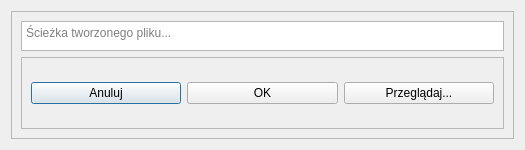
<?xml version="1.0" encoding="UTF-8"?>
<ui version="4.0">
 <class>QDialogImportBrowser</class>
 <widget class="QDialog" name="QDialogImportBrowser">
  <property name="geometry">
   <rect>
    <x>0</x>
    <y>0</y>
    <width>525</width>
    <height>150</height>
   </rect>
  </property>
  <property name="sizePolicy">
   <sizepolicy hsizetype="Fixed" vsizetype="Fixed">
    <horstretch>0</horstretch>
    <verstretch>0</verstretch>
   </sizepolicy>
  </property>
  <property name="minimumSize">
   <size>
    <width>525</width>
    <height>150</height>
   </size>
  </property>
  <property name="maximumSize">
   <size>
    <width>525</width>
    <height>150</height>
   </size>
  </property>
  <property name="windowTitle">
   <string>Import z pliku .csv</string>
  </property>
  <property name="locale">
   <locale language="Polish" country="Poland"/>
  </property>
  <layout class="QVBoxLayout" name="verticalLayout_2">
   <item>
    <widget class="QFrame" name="frameFilepath">
     <property name="maximumSize">
      <size>
       <width>16777215</width>
       <height>500</height>
      </size>
     </property>
     <property name="frameShape">
      <enum>QFrame::StyledPanel</enum>
     </property>
     <property name="frameShadow">
      <enum>QFrame::Raised</enum>
     </property>
     <layout class="QVBoxLayout" name="verticalLayout">
      <item>
       <widget class="QPlainTextEdit" name="providedFilepath">
        <property name="maximumSize">
         <size>
          <width>10000</width>
          <height>30</height>
         </size>
        </property>
        <property name="placeholderText">
         <string>Ścieżka tworzonego pliku...</string>
        </property>
       </widget>
      </item>
      <item>
       <widget class="QFrame" name="frameButtons">
        <property name="frameShape">
         <enum>QFrame::StyledPanel</enum>
        </property>
        <property name="frameShadow">
         <enum>QFrame::Raised</enum>
        </property>
        <layout class="QHBoxLayout" name="horizontalLayout">
         <item>
          <widget class="QPushButton" name="pButtnCancel">
           <property name="text">
            <string>Anuluj</string>
           </property>
          </widget>
         </item>
         <item>
          <widget class="QPushButton" name="pButtnOk">
           <property name="text">
            <string>OK</string>
           </property>
          </widget>
         </item>
         <item>
          <widget class="QPushButton" name="pButtnBrowse">
           <property name="minimumSize">
            <size>
             <width>100</width>
             <height>0</height>
            </size>
           </property>
           <property name="text">
            <string>Przeglądaj...</string>
           </property>
          </widget>
         </item>
        </layout>
       </widget>
      </item>
     </layout>
    </widget>
   </item>
  </layout>
 </widget>
 <resources/>
 <connections/>
</ui>
